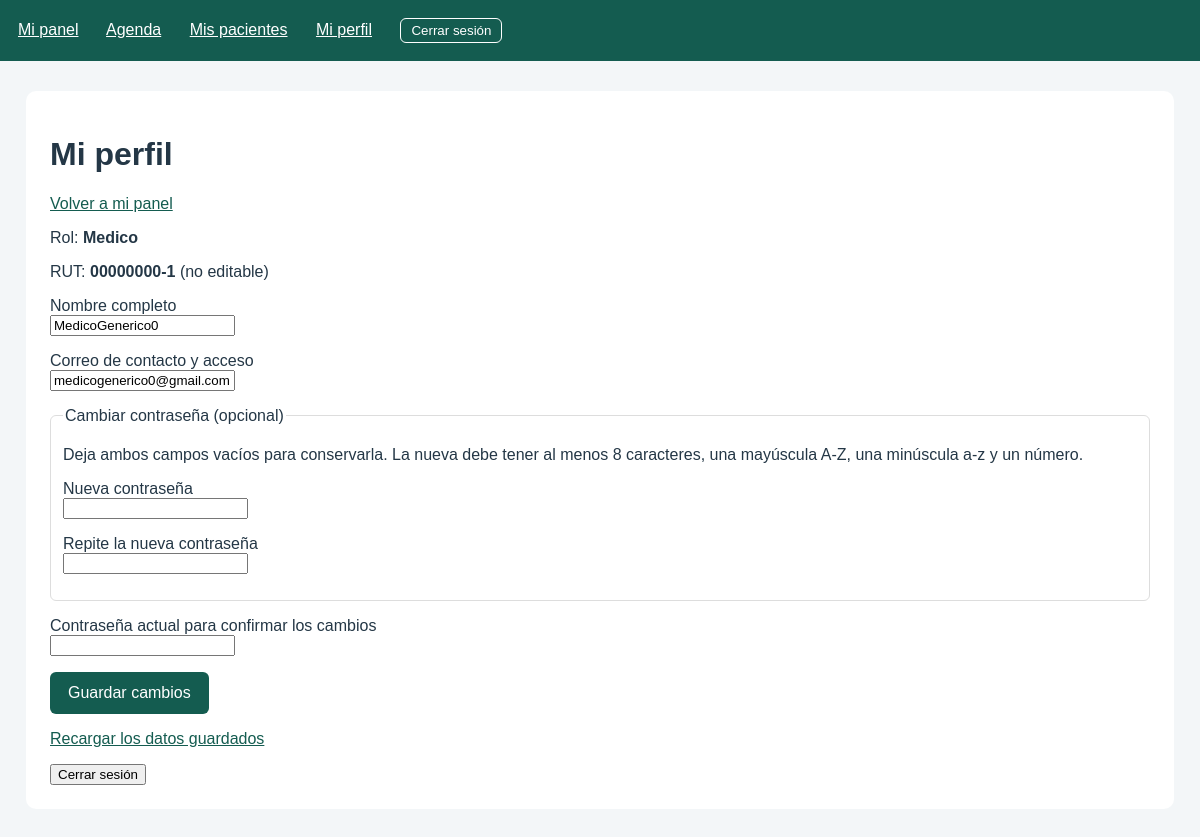
Page /PHP/perfil.php (signed in) on the earlier database version.
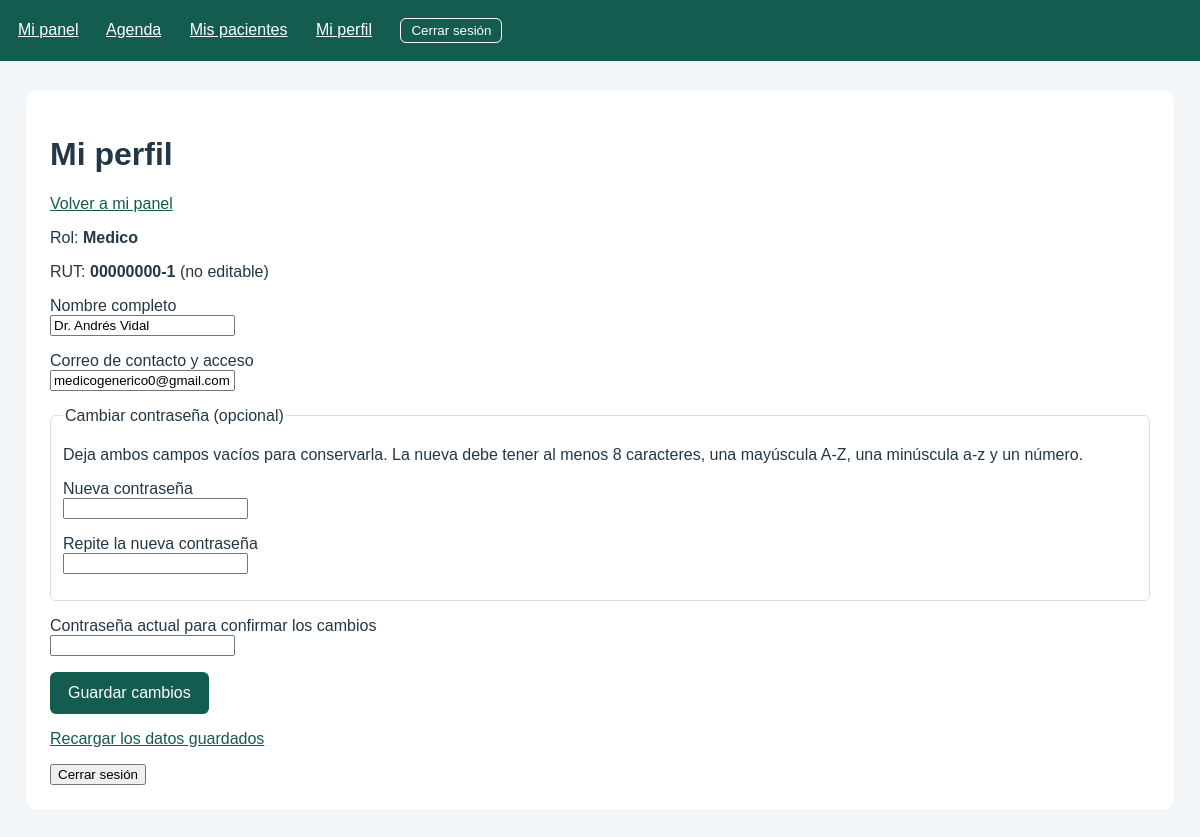
Same page on the later database version.
### tables this page shows
CREATE TABLE `medico` (
  `RUT_Medico` varchar(10) NOT NULL COMMENT 'XXXXXXXX-X',
  `Nombre_Medico` varchar(100) NOT NULL,
  `E-mail_Medico` varchar(100) NOT NULL COMMENT '...@...',
  `Contrasena_Hash` varchar(255) DEFAULT NULL
);

### PHP/includes/autenticacion.php (called while the page is built, shortened)
<?php
function escapar($valor): string {
    return htmlspecialchars((string)$valor, ENT_QUOTES, 'UTF-8');
}
function destinoRol(string $rol): string {
    $rutas = ['Paciente' => '/paciente/index.php', 'Medico' => '/medico/index.php',
              'Administrador' => '/admin/index.php'];
    return BASE_ACCESO . ($rutas[$rol] ?? '/login.php');
}

### PHP/includes/perfil_datos.php (called while the page is built, shortened)
<?php
function cargarPerfil(PDO $db, array $cuenta): array {
    if ($cuenta['rol'] === 'Paciente') {
        $sql = 'SELECT RUT_Paciente AS id, Nombre_Paciente AS nombre, Email_Paciente AS email,
            Contrasena_Hash AS hash, Telefono_Paciente AS telefono,
            `Fecha-Nacimiento_Paciente` AS nacimiento, Sexo_Paciente AS sexo, ID_Prevision AS prevision
            FROM paciente WHERE RUT_Paciente = ?';
    } elseif ($cuenta['rol'] === 'Medico') {
        $sql = 'SELECT RUT_Medico AS id, Nombre_Medico AS nombre,
            `E-mail_Medico` AS email, Contrasena_Hash AS hash FROM medico WHERE RUT_Medico = ?';
    } else {
        throw new RuntimeException('Rol de sesion invalido.');
    }
    $q = $db->prepare($sql);
    $q->execute([$cuenta['id']]);
    $perfil = $q->fetch(PDO::FETCH_ASSOC);
    $perfil['rol'] = $cuenta['rol'];
    return $perfil;
}

### PHP/perfil.php (the view, shortened to what this page needs)
<?php
require_once __DIR__ . '/includes/autenticacion.php';
require_once __DIR__ . '/includes/perfil_datos.php';
$cuenta = $_SESSION['cuenta'];
$errores = [];
$perfil = null;
$datos = [];
try {
    require __DIR__ . '/config/conexion.php';
    $perfil = cargarPerfil($conexion, $cuenta);
    foreach (['nombre', 'email', 'telefono', 'nacimiento', 'sexo', 'prevision'] as $campo) {
        $datos[$campo] = (string)($perfil[$campo] ?? '');
    }
} catch (DomainException $error) {
    $errores[] = $error->getMessage();
} catch (Throwable $error) {
    error_log('SaludUSM perfil: ' . $error->getMessage());
    $errores[] = 'No se pudo completar la operación. Revisa la conexión, los permisos del archivo administrador o el log de PHP.';
}
?>
<!doctype html><html lang="es"><head>
<title>Mi perfil | SaludUSM</title><link rel="stylesheet" href="../CSS/estilos.css">
</head><body>
<?php require __DIR__ . '/includes/nav_cuenta.php'; ?>
<main>
<h1>Mi perfil</h1>
<p><a href="<?= escapar(destinoRol($cuenta['rol'])) ?>">Volver a mi panel</a></p>
<?php if ($perfil): ?>
<p>Rol: <strong><?= escapar($cuenta['rol']) ?></strong></p>
<?php if ($cuenta['rol'] !== 'Administrador'): ?><p>RUT: <strong><?= escapar($perfil['id']) ?></strong> (no editable)</p><?php endif; ?>
<form method="post" action="perfil.php">
<p><label for="nombre">Nombre completo</label><br>
<input id="nombre" name="nombre" required maxlength="100" autocomplete="name" value="<?= escapar($datos['nombre']) ?>"></p>
<p><label for="email">Correo de contacto y acceso</label><br>
<input id="email" name="email" type="email" required maxlength="<?= $cuenta['rol'] === 'Medico' ? 100 : 255 ?>" autocomplete="username" value="<?= escapar($datos['email']) ?>"></p>
<fieldset><legend>Cambiar contraseña (opcional)</legend>
<p>Deja ambos campos vacíos para conservarla. La nueva debe tener al menos 8 caracteres, una mayúscula A-Z, una minúscula a-z y un número.</p>
<p><label for="nueva">Nueva contraseña</label><br><input id="nueva" name="nueva" type="password" autocomplete="new-password"></p>
<p><label for="confirmar">Repite la nueva contraseña</label><br><input id="confirmar" name="confirmar" type="password" autocomplete="new-password"></p>
</fieldset>
<p><label for="actual">Contraseña actual para confirmar los cambios</label><br>
<input id="actual" name="actual" type="password" required autocomplete="current-password"></p>
<button class="boton" type="submit">Guardar cambios</button>
</form>
<?php endif; ?>
<p><a href="perfil.php">Recargar los datos guardados</a></p>
<form method="post" action="logout.php"><input type="hidden" name="csrf" value="<?= escapar($_SESSION['csrf']) ?>">
<button type="submit">Cerrar sesión</button></form>
</main></body></html>

Differences in the rows shown:
changed medico "medicogenerico0@gmail.com": nombre "MedicoGenerico0" → "Dr. Andrés Vidal"
